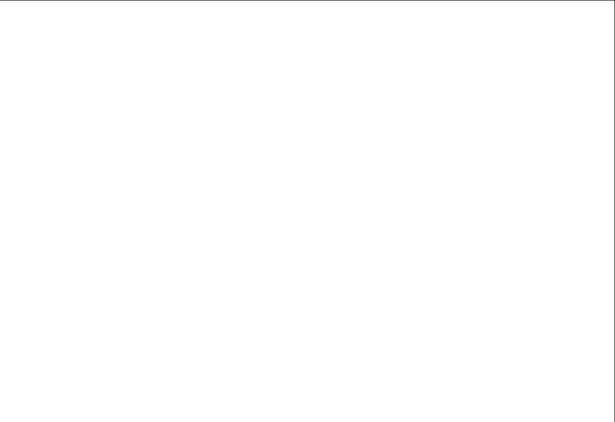
#> input picture data/raw/AE-X01_B4.tif, 1230 x 843 px (shown at 1/2 size); its folder holds 4 pictures in this run; the run also reads 2 pictures not shown here
$ python prepare_xingu_subset.py
#> lines starting #> are read from the running program, lines starting #| are printed output that depends on the picture; after the words box and inside, x2 and y2 are one past the last pixel; in counts of white or black regions, pixels touching at a corner belong together
"""
Utility script to turn a small subset of the Xingu deforestation dataset
into ready-to-train PNG image/mask pairs.

Steps performed:
1. Combines Landsat bands (B4=red, B3=green, B2=blue) into RGB images.
2. Normalizes each band to 0-255 and handles nodata values.
3. Loads the supplied binary mask (.npy) for each scene.
4. Writes the processed images and masks into data/train|val|test directories.

Run from the project root:
    python scripts/prepare_xingu_subset.py
"""

from __future__ import annotations

import os
from pathlib import Path
from typing import Dict, List

import numpy as np
from PIL import Image

PROJECT_ROOT = Path(__file__).resolve().parents[1]
RAW_DIR = PROJECT_ROOT / "data" / "raw"
OUTPUT_ROOT = PROJECT_ROOT / "data"

# Simple split definition (feel free to adjust)
SCENE_SPLITS: Dict[str, List[str]] = {
    "train": ["AE-X01", "AE-X02", "AE-X03", "AE-X04", "AE-X05"],
    "val": ["AE-X06"],
    "test": ["AE-X07", "AE-X08"],
}

BANDS = {
    "red": 4,
    "green": 3,
    "blue": 2,
}

NODATA_THRESHOLD = -1e20  # Landsat nodata sentinel (~-3.4e38)


def load_band(scene: str, band: int) -> np.ndarray:
#> called with scene = 'AE-X01', band = 4
    band_path = RAW_DIR / f"{scene}_B{band}.tif"
    if not band_path.exists():
        raise FileNotFoundError(f"Missing band file: {band_path}")
    arr = np.array(Image.open(band_path), dtype=np.float32)
#> arr is the input picture: shape (843, 1230) float32; min -3.4e+38, max 0.217, mean -inf
    arr[arr <= NODATA_THRESHOLD] = np.nan
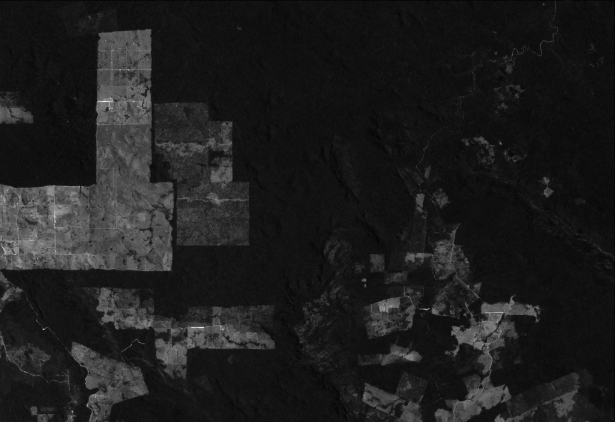
#> arr: shape (843, 1230) float32 (shown at 1/2 size); 0.2% of pixels changed, all inside (x1, y1, x2, y2) = (0, 0, 1230, 843); drawn with min black, max white, NaN and infinite black
    return arr


def normalize_band(band_arr: np.ndarray) -> np.ndarray:
    band_arr = np.nan_to_num(band_arr, nan=0.0)
    band_min = float(band_arr.min())
#> band_min = 0
    band_max = float(band_arr.max())
#> band_max = 0.217
    if band_max - band_min < 1e-6:
        return np.zeros_like(band_arr, dtype=np.uint8)
    scaled = (band_arr - band_min) / (band_max - band_min)
    scaled = np.clip(scaled * 255.0, 0, 255).astype(np.uint8)
    return scaled


def load_mask(scene: str) -> np.ndarray:
    mask_id = scene.split("-")[1].lower()
    mask_path = RAW_DIR / f"truth_{mask_id}.npy"
    if not mask_path.exists():
        raise FileNotFoundError(f"Missing mask array: {mask_path}")
    mask = np.load(mask_path)
    if mask.ndim == 3 and mask.shape[-1] == 1:
        mask = mask[..., 0]
    mask = (mask > 0).astype(np.uint8)
    return mask * 255


def process_scene(scene: str, split: str) -> None:
    print(f"Processing {scene} -> {split}")
    bands = [normalize_band(load_band(scene, band)) for band in (BANDS["red"], BANDS["green"], BANDS["blue"])]
#> in load_band (call 2), `arr[arr <= NODATA_THRESHOLD] = np.nan`: arr: shape (843, 1230) float32; 0.2% of the values are NaN or infinite; the others: min 0.0301, max 0.172, mean 0.0547
#> in normalize_band (call 2), `band_arr = np.nan_to_num(band_arr, nan=0.0)`:
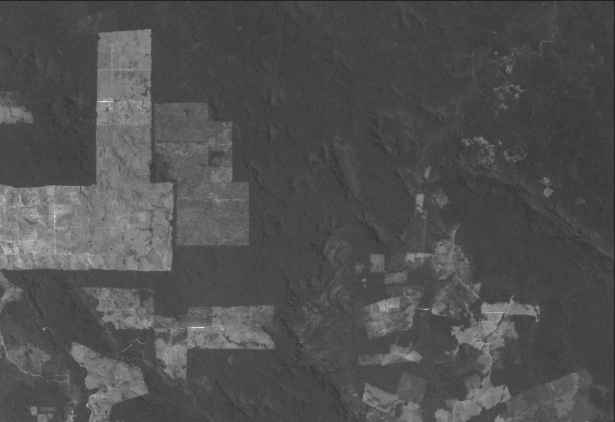
#> band_arr: shape (843, 1230) float32 (shown at 1/2 size); min 0, max 0.172, mean 0.0546; drawn with min black and max white
#> in normalize_band (call 2), `band_max = float(band_arr.max())`: band_max = 0.172
#> in load_band (call 3), `arr[arr <= NODATA_THRESHOLD] = np.nan`: arr: shape (843, 1230) float32; 0.2% of the values are NaN or infinite; the others: min 0.00064, max 0.116, mean 0.0291
#> in normalize_band (call 3), `band_arr = np.nan_to_num(band_arr, nan=0.0)`:
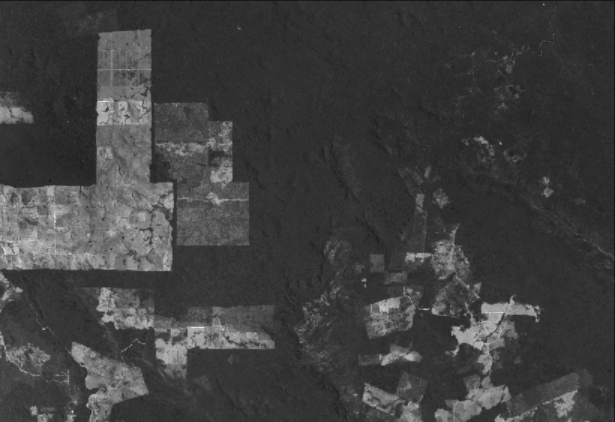
#> band_arr: shape (843, 1230) float32 (shown at 1/2 size); min 0, max 0.116, mean 0.0291; drawn with min black and max white
#> in normalize_band (call 3), `band_max = float(band_arr.max())`: band_max = 0.116
#> bands = 3 items
    rgb = np.stack(bands, axis=-1)
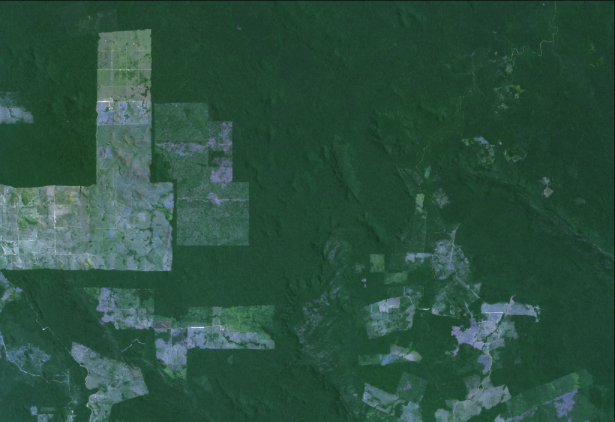
#> rgb: shape (843, 1230, 3) (shown at 1/2 size); mean of channels 0, 1, 2 43.7, 80.5, 63.6; drawn as R, G, B

    mask = None
    if split in {"train", "val"}:
        mask = load_mask(scene)
        if mask.shape != rgb.shape[:2]:
            raise ValueError(f"Mask shape {mask.shape} does not match image shape {rgb.shape[:2]} for {scene}")

    image_out_dir = OUTPUT_ROOT / split / "images"
    mask_out_dir = OUTPUT_ROOT / split / "masks"
    image_out_dir.mkdir(parents=True, exist_ok=True)
    if split in {"train", "val"}:
        mask_out_dir.mkdir(parents=True, exist_ok=True)
    else:
        mask_out_dir.mkdir(parents=True, exist_ok=True)  # keep structure consistent

    img = Image.fromarray(rgb)
    img.save(image_out_dir / f"{scene}.png")

    if mask is not None:
        mask_img = Image.fromarray(mask)
        mask_img.save(mask_out_dir / f"{scene}.png")


def main() -> None:
    for split, scenes in SCENE_SPLITS.items():
        for scene in scenes:
            process_scene(scene, split)


if __name__ == "__main__":
#> (the run stopped early here; a loop or call above may not have finished)
